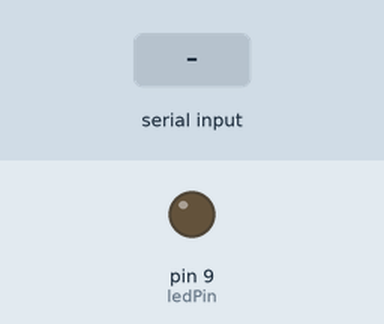
Recording of a sketch running on a simulated Arduino Leonardo, built with avr-gcc and run on an emulated ATmega32U4. On the bench: output pins drawn as LEDs (lit = HIGH). The test bench sets the inputs (shaded band). What the sketch prints to the serial monitor is not drawn.

Above: at 1.2 s.
1.3 s: "90,45\n" received over Serial
At 2.1 s:
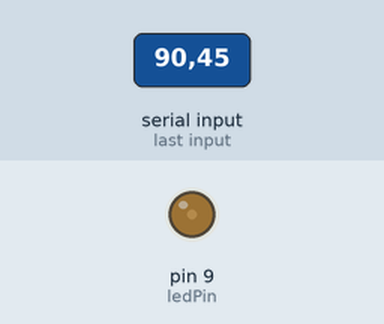
3.8 s: "30,150\n" received over Serial
At 4.6 s:
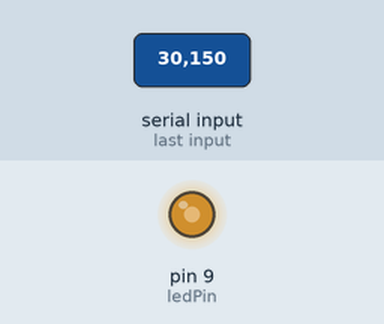
6.3 s: "200\n" received over Serial
At 7.1 s:
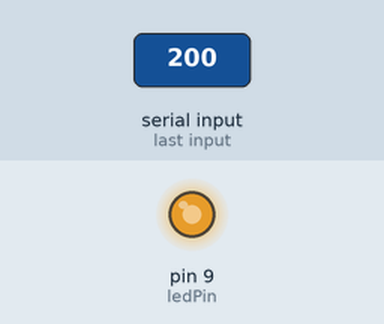
Timing chart, 0 to 9.3 s (numbered marks = the images above; inputs shaded):
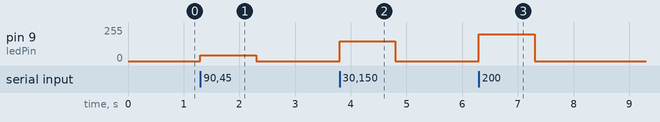

Measured:
- after the input at 1.3 s, pin 9 (ledPin): 0/255 → 45/255 at once, → 0/255 1.0 s later
- after the input at 3.8 s, pin 9 (ledPin): 0/255 → 150/255 at once, → 0/255 1.0 s later
- after the input at 6.3 s, pin 9 (ledPin): 0/255 → 200/255 at once, → 0/255 1.0 s later

The sketch:

sketch_dimmer.ino
```cpp
/*
  Read data from computer and control brightness
*/


/*
  Read decimal brightness (0–255) from Serial Monitor and set PWM on ledPin.
  Set Serial Monitor baud to 9600 and "Newline".
*/

const int ledPin = 9;

void setup() {
  pinMode(ledPin, OUTPUT);
  Serial.begin(9600);
  // On native-USB boards (Leonardo/Micro/SAMD/RP2040), wait for the port:
  while (!Serial) { ; }
  Serial.println("Send a number 0–255 and press Enter");
}

void loop() {
  if (Serial.available()) {
    int value = Serial.parseInt(); // reads a decimal number
    if (value >= 0 && value <= 255) {
      analogWrite(ledPin, value);
      Serial.print("Brightness set to: ");
      Serial.println(value);
    } else {
      // Flush the rest of the line to avoid partial reads
      //while (Serial.available() && Serial.read() != '\n') {}
      //Serial.println("Please enter a value between 0 and 255.");
    }
  }
}
```
